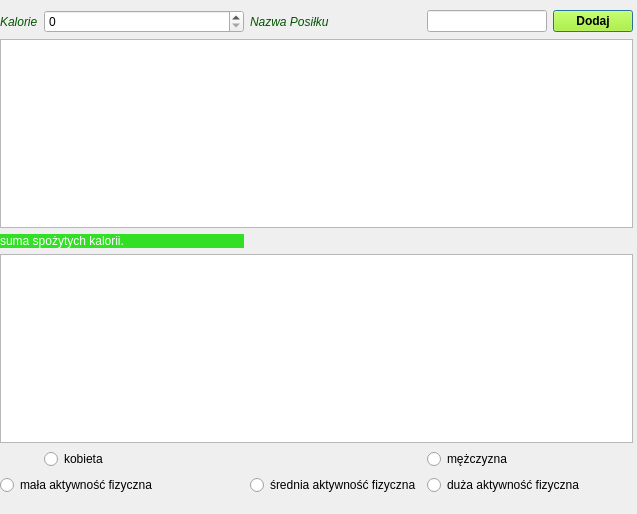
<?xml version="1.0" encoding="UTF-8"?>
<ui version="4.0">
 <class>Dialog</class>
 <widget class="QDialog" name="Dialog">
  <property name="geometry">
   <rect>
    <x>0</x>
    <y>0</y>
    <width>637</width>
    <height>514</height>
   </rect>
  </property>
  <property name="windowTitle">
   <string>Dialog</string>
  </property>
  <widget class="QWidget" name="gridLayoutWidget">
   <property name="geometry">
    <rect>
     <x>0</x>
     <y>10</y>
     <width>633</width>
     <height>491</height>
    </rect>
   </property>
   <layout class="QGridLayout" name="gridLayout">
    <item row="0" column="4">
     <widget class="QPushButton" name="pushButton">
      <property name="font">
       <font>
        <weight>75</weight>
        <bold>true</bold>
       </font>
      </property>
      <property name="styleSheet">
       <string notr="true">background-color: rgb(170, 255, 0);</string>
      </property>
      <property name="text">
       <string>Dodaj</string>
      </property>
     </widget>
    </item>
    <item row="4" column="1">
     <widget class="QRadioButton" name="kobieta">
      <property name="text">
       <string>kobieta</string>
      </property>
     </widget>
    </item>
    <item row="4" column="3">
     <widget class="QRadioButton" name="meszczyzna">
      <property name="text">
       <string>mężczyzna</string>
      </property>
     </widget>
    </item>
    <item row="3" column="0" colspan="5">
     <widget class="QGraphicsView" name="graphicsView"/>
    </item>
    <item row="0" column="2">
     <widget class="QLabel" name="label_2">
      <property name="font">
       <font>
        <italic>true</italic>
       </font>
      </property>
      <property name="styleSheet">
       <string notr="true">color: rgb(0, 85, 0);</string>
      </property>
      <property name="text">
       <string>Nazwa Posiłku</string>
      </property>
     </widget>
    </item>
    <item row="0" column="0">
     <widget class="QLabel" name="label">
      <property name="font">
       <font>
        <italic>true</italic>
       </font>
      </property>
      <property name="styleSheet">
       <string notr="true">
color: rgb(0, 85, 0);</string>
      </property>
      <property name="text">
       <string>Kalorie</string>
      </property>
     </widget>
    </item>
    <item row="0" column="3">
     <widget class="QLineEdit" name="nazwa"/>
    </item>
    <item row="2" column="2" colspan="3">
     <widget class="QLabel" name="wynik">
      <property name="text">
       <string/>
      </property>
     </widget>
    </item>
    <item row="6" column="0" colspan="2">
     <widget class="Line" name="line">
      <property name="orientation">
       <enum>Qt::Vertical</enum>
      </property>
     </widget>
    </item>
    <item row="0" column="1">
     <widget class="QSpinBox" name="kalorie">
      <property name="enabled">
       <bool>true</bool>
      </property>
      <property name="minimumSize">
       <size>
        <width>200</width>
        <height>0</height>
       </size>
      </property>
      <property name="maximum">
       <number>1000000000</number>
      </property>
      <property name="displayIntegerBase">
       <number>10</number>
      </property>
     </widget>
    </item>
    <item row="5" column="0" colspan="2">
     <widget class="QRadioButton" name="mala">
      <property name="text">
       <string>mała aktywność fizyczna</string>
      </property>
     </widget>
    </item>
    <item row="5" column="2">
     <widget class="QRadioButton" name="srednia">
      <property name="text">
       <string>średnia aktywność fizyczna</string>
      </property>
     </widget>
    </item>
    <item row="2" column="0" colspan="2">
     <widget class="QLabel" name="label_3">
      <property name="styleSheet">
       <string notr="true">color: rgb(255, 255, 255);
background-color: rgb(49, 223, 36);</string>
      </property>
      <property name="text">
       <string>suma spożytych kalorii.</string>
      </property>
     </widget>
    </item>
    <item row="5" column="3" colspan="2">
     <widget class="QRadioButton" name="duza">
      <property name="text">
       <string>duża aktywność fizyczna</string>
      </property>
     </widget>
    </item>
    <item row="1" column="0" colspan="5">
     <widget class="QListWidget" name="lista">
      <property name="editTriggers">
       <set>QAbstractItemView::NoEditTriggers</set>
      </property>
      <property name="showDropIndicator" stdset="0">
       <bool>false</bool>
      </property>
     </widget>
    </item>
   </layout>
  </widget>
 </widget>
 <resources/>
 <connections/>
</ui>
